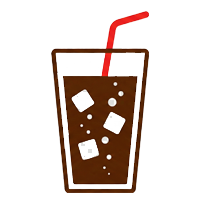
#> input picture display/src/ui/assets/drinks/cocacola.png, 200 x 200 px, found by its file name
$ python update_project_assets.py
#> lines starting #> are read from the running program, lines starting #| are printed output that depends on the picture

from PIL import Image
import os
import sys

# Define paths
BASE_DIR = "display/src/ui/assets"
DRINKS_DIR = os.path.join(BASE_DIR, "drinks")
FILES_TO_CONVERT = [
    # (Source Path, Base Array Name, Struct Variable Name)
    (os.path.join(DRINKS_DIR, "cocacola.png"), "img_cocacola", "img_cocacola"),
    (os.path.join(DRINKS_DIR, "gintonic.png"), "img_gintonic", "img_gintonic"),
    (os.path.join(DRINKS_DIR, "pornstar martini.png"), "img_pornstar_martini", "img_pornstar_martini"),
    (os.path.join(DRINKS_DIR, "ron.png"), "img_ron", "img_ron"),
    (os.path.join(DRINKS_DIR, "sex on the beach.png"), "img_sex_on_the_beach", "img_sex_on_the_beach"),
    (os.path.join(DRINKS_DIR, "vodka.png"), "img_vodka", "img_vodka"),
    (os.path.join(BASE_DIR, "config.png"), "img_config", "img_config"),
]

def generate_c_array(image_path, array_name, struct_name):
#> called with array_name = 'img_cocacola', struct_name = 'img_cocacola'
    try:
        # Open image and convert to RGBA (32-bit: Red, Green, Blue, Alpha)
        img = Image.open(image_path).convert("RGBA")
#> img is the input picture: PIL image 200x200 RGBA; mean R, G, B, A 171.9, 159.2, 153.1, 59.5
        width, height = img.size
#> width = 200; height = 200
        print(f"Processing {image_path} ({width}x{height})...")
#> (printed output is left out)

        # Get raw data
        # LVGL ARGB8888 usually expects: Blue, Green, Red, Alpha (Little Endian of uint32_t 0xAARRGGBB)
        # Note: LVGL v9 LV_COLOR_FORMAT_ARGB8888 has a specific layout.
        # On Little Endian systems (ESP32), a color 0xAARRGGBB is stored in memory as: BB, GG, RR, AA.
        # PIL 'RGBA' exports bytes: R, G, B, A.
        # We need to reorder to: B, G, R, A to match what DMA/LVGL expects if we use direct 32-bit format.

        # We assume standard memory layout: B, G, R, A (BGRA).

        r, g, b, a = img.split()
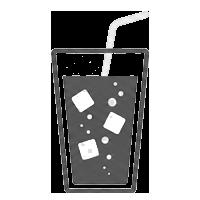
#> r: PIL image 200x200 L; min 0, max 255, mean 171.9
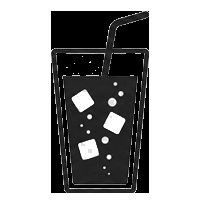
#> g: PIL image 200x200 L; min 0, max 255, mean 159.2
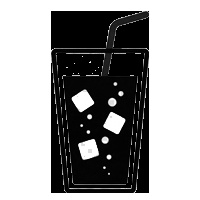
#> b: PIL image 200x200 L; min 0, max 255, mean 153.1
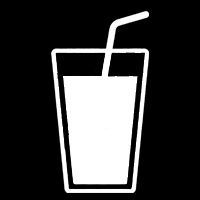
#> a: PIL image 200x200 L; min 0, max 255, mean 59.5
        # Re-merge as BGRA
        img_bgra = Image.merge("RGBA", (b, g, r, a))
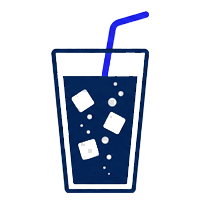
#> img_bgra: PIL image 200x200 RGBA; mean R, G, B, A 153.1, 159.2, 171.9, 59.5; transparent parts drawn white
        data = img_bgra.tobytes()

        # Generate C file content
        c_lines = []
        c_lines.append(f'#include "lvgl.h"')
        c_lines.append(f'')

        # Data Array
        c_lines.append(f'const uint8_t {array_name}_map[] = {{')

        # Convert bytes to hex string
        hex_data = [f"0x{b:02x}" for b in data]
#> hex_data = 160000 items

        # Format in lines of 16 bytes
        for i in range(0, len(hex_data), 16):
            chunk = hex_data[i:i+16]
            c_lines.append("  " + ", ".join(chunk) + ",")
#> this loop made 10000 passes
#> i on passes 2 to 4: 16, 32, 48
#> after the loop, c_lines = 10003 items

        c_lines.append(f'}};')
        c_lines.append(f'')

        # Definition of struct lv_img_dsc_t V9 (or V8 compatible via macros)
        # We use LV_COLOR_FORMAT_ARGB8888
        c_lines.append(f'const lv_img_dsc_t {struct_name} = {{')
        c_lines.append(f'  .header.cf = LV_COLOR_FORMAT_ARGB8888,')
        # c_lines.append(f'  .header.always_zero = 0,') # Removed for LVGL v9 compatibility
        c_lines.append(f'  .header.w = {width},')
        c_lines.append(f'  .header.h = {height},')
        c_lines.append(f'  .data_size = {len(data)},')
        c_lines.append(f'  .data = {array_name}_map,')
        c_lines.append(f'}};')

        # Save file
        output_file = os.path.join(BASE_DIR, f"{array_name}.c")
        with open(output_file, "w") as f:
            f.write("\n".join(c_lines))

        print(f"Saved {output_file} ({len(data)} bytes)")
#| Saved display/src/ui/assets/img_cocacola.c (160000 bytes)

    except Exception as e:
        print(f"Error processing {image_path}: {e}")
        sys.exit(1)

# Execute conversion
for src, name, var in FILES_TO_CONVERT:
    generate_c_array(src, name, var)
#> pass 2 of the loop `for src, name, var in FILES_TO_CONVERT:`:
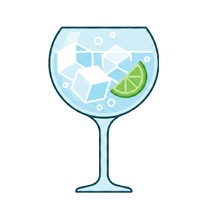
#> input picture display/src/ui/assets/drinks/gintonic.png, 200 x 200 px, found by its file name
#> in generate_c_array, img is the input picture: PIL image 200x200 RGBA; mean R, G, B, A 182.4, 191.2, 191.7, 62.7
#> (printed output is left out)
#> in generate_c_array (call 2), `r, g, b, a = img.split()`:
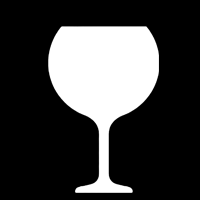
#> a: PIL image 200x200 L; min 0, max 255, mean 62.7
#> in generate_c_array (call 2), `img_bgra = Image.merge("RGBA", (b, g, r, a))`:
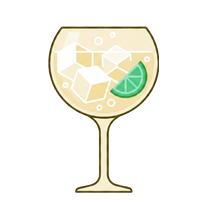
#> img_bgra: PIL image 200x200 RGBA; mean R, G, B, A 191.7, 191.2, 182.4, 62.7; transparent parts drawn white
#> the loop in generate_c_array (call 2), `for i in range(0, len(hex_data), 16):` made 10000 passes
#| Saved display/src/ui/assets/img_gintonic.c (160000 bytes)
#> pass 3 of the loop `for src, name, var in FILES_TO_CONVERT:`:
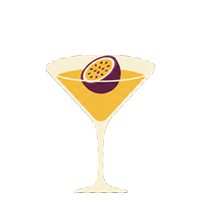
#> input picture display/src/ui/assets/drinks/pornstar martini.png, 200 x 200 px, found by its file name
#> in generate_c_array, img is the input picture: PIL image 200x200 RGBA; mean R, G, B, A 189.8, 185.3, 177.2, 33.8
#> (printed output is left out)
#> in generate_c_array (call 3), `r, g, b, a = img.split()`:
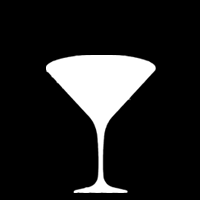
#> a: PIL image 200x200 L; min 0, max 255, mean 33.8
#> in generate_c_array (call 3), `img_bgra = Image.merge("RGBA", (b, g, r, a))`:
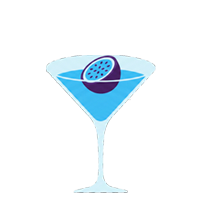
#> img_bgra: PIL image 200x200 RGBA; mean R, G, B, A 177.2, 185.3, 189.8, 33.8; transparent parts drawn white
#> the loop in generate_c_array (call 3), `for i in range(0, len(hex_data), 16):` made 10000 passes
#| Saved display/src/ui/assets/img_pornstar_martini.c (160000 bytes)
#> (the program exits here)
